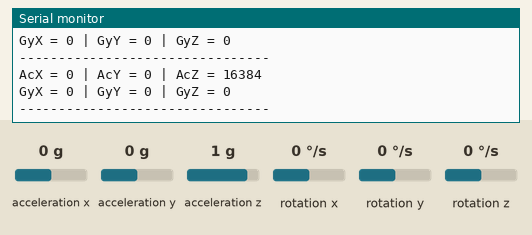
Simulated run of this sketch. Board: ESP8266 (NodeMCU). Parts: the last lines printed to the serial monitor. Wiring (inferred from the names in the program): MPU-6050 motion sensor at I2C address 0x68. The inputs (shaded band) are chosen by the test bench; at power-on: acceleration x 0 g, acceleration y 0 g, acceleration z 1 g, rotation x 0 °/s, rotation y 0 °/s, rotation z 0 °/s.

Above: at 1.8 s.
1.9 s: acceleration x set to -1.4 g
At 2.6 s:
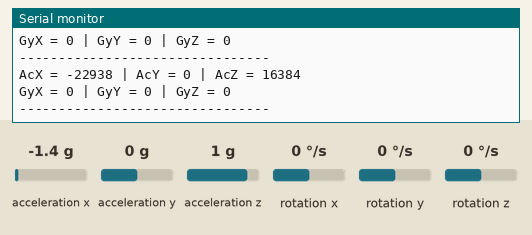
3.4 s: acceleration y set to -1.4 g
At 4.5 s:
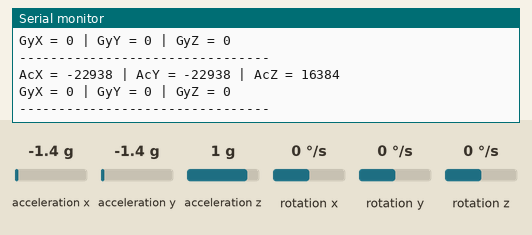
4.9 s: acceleration z set to -1.4 g
At 5.5 s:
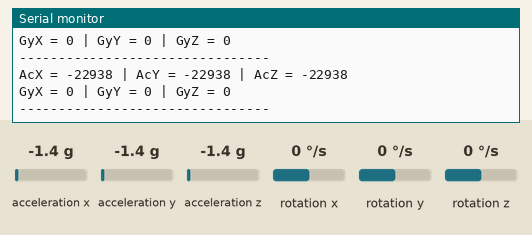
6.4 s: rotation x set to -192 °/s
At 7.4 s:
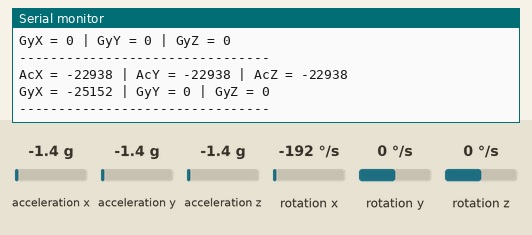
7.9 s: rotation y set to -192 °/s
At 8.4 s:
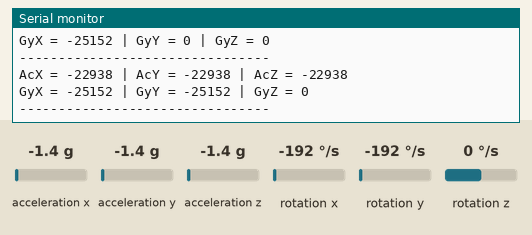

The sketch:

mpu_6050testingvalues.ino
```cpp
#include <Wire.h>

const uint8_t MPU_addr = 0x68;  // Change to 0x69 if needed
int16_t AcX, AcY, AcZ, Tmp, GyX, GyY, GyZ;

void setup() {
    Wire.begin(D2, D1);  // SDA = D2, SCL = D1
    Serial.begin(115200);

    Wire.beginTransmission(MPU_addr);
    Wire.write(0x6B);
    Wire.write(0);
    Wire.endTransmission(true);  // Wake up MPU6050

    Serial.println("MPU6050 Initialized");
}

void loop() {
    Wire.beginTransmission(MPU_addr);
    Wire.write(0x3B);
    Wire.endTransmission(false);
    Wire.requestFrom(MPU_addr, 14, true);

    AcX = Wire.read() << 8 | Wire.read();
    AcY = Wire.read() << 8 | Wire.read();
    AcZ = Wire.read() << 8 | Wire.read();
    Tmp = Wire.read() << 8 | Wire.read();
    GyX = Wire.read() << 8 | Wire.read();
    GyY = Wire.read() << 8 | Wire.read();
    GyZ = Wire.read() << 8 | Wire.read();

    Serial.print("AcX = "); Serial.print(AcX);
    Serial.print(" | AcY = "); Serial.print(AcY);
    Serial.print(" | AcZ = "); Serial.println(AcZ);

    Serial.print("GyX = "); Serial.print(GyX);
    Serial.print(" | GyY = "); Serial.print(GyY);
    Serial.print(" | GyZ = "); Serial.println(GyZ);

    Serial.println("--------------------------------");
    delay(1000);
}
```

Measured:
- after the input at 1.9 s, the serial monitor: prints a new line after 0.11 s (image 1)
- after the input at 3.4 s, the serial monitor: prints a new line after 0.62 s (image 2)
- after the input at 4.9 s, the serial monitor: prints a new line after 0.13 s (image 3)
- after the input at 6.4 s, the serial monitor: prints a new line after 0.64 s (image 4)
- after the input at 7.9 s, the serial monitor: prints a new line after 0.14 s (image 5)
